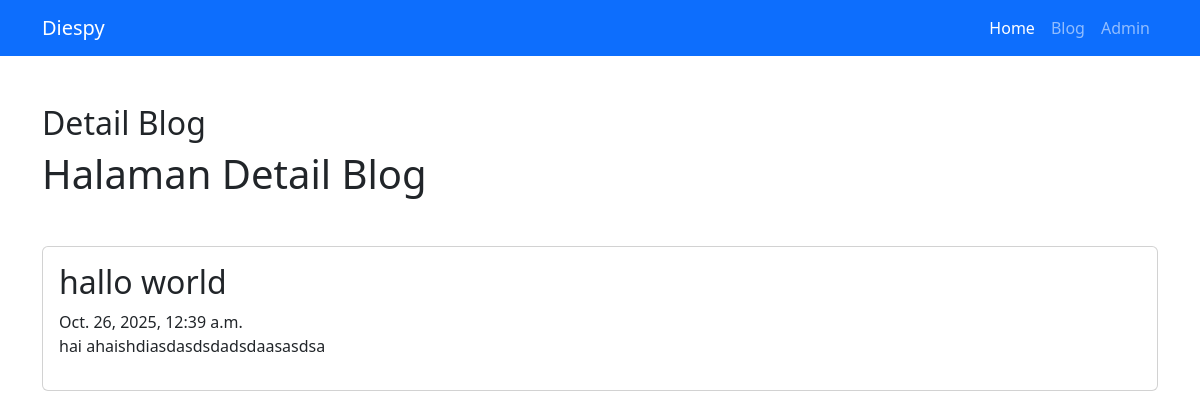
Page /blog/detail/hallo-world/ on the committed database.
### blog/models.py (models this page shows, shortened)
class Artikel(models.Model):
    judul = models.CharField(max_length=255)
    isi = models.TextField()
    kategori = models.ForeignKey(Kategori, on_delete=models.CASCADE)
    slug_art = models.SlugField(editable=False, blank=True)
    pubdate = models.DateTimeField(auto_now_add=True)
    update = models.DateTimeField(auto_now=True)

### blog/views.py (the view)
# urls.py: path('detail/<slug:slugInput>/', views.detail_artikel, name='detail_artikel'),
def detail_artikel(request, slugInput):
    detail_articles = Artikel.objects.get(slug_art=slugInput)
    context = {
        'Judul': 'Detail Blog',
        'Heading': 'Halaman Detail Blog',
        'DetailArtikel': detail_articles,
    }
    return render(request, 'blog/detail.html', context)

### blog/templates/blog/detail.html (shortened to what this page needs)
{% extends "base.html" %}
{% block title %}
<h2 class="mt-5">{{Judul}}</h2>
{% endblock title %}
{% block content %}
<h1>{{Heading}}</h1>
<div class="card mt-5">
    <div class="card-body">
        <h2 class="card-title">{{DetailArtikel.judul}}</h2>
        <span class="text-secondar">{{DetailArtikel.pubdate}}</span>
        <p class="text-dark fst-norma">{{DetailArtikel.isi}}</p>
    </div>
</div>
{% endblock content %}

### rows in the picture
Artikel: judul "hallo world", pubdate "Oct. 26, 2025, 12:39 a.m.", isi "hai ahaishdiasdasdsdadsdaasasdsa"

### other values in the picture
{{ Judul }} "Detail Blog"
{{ Heading }} "Halaman Detail Blog"
